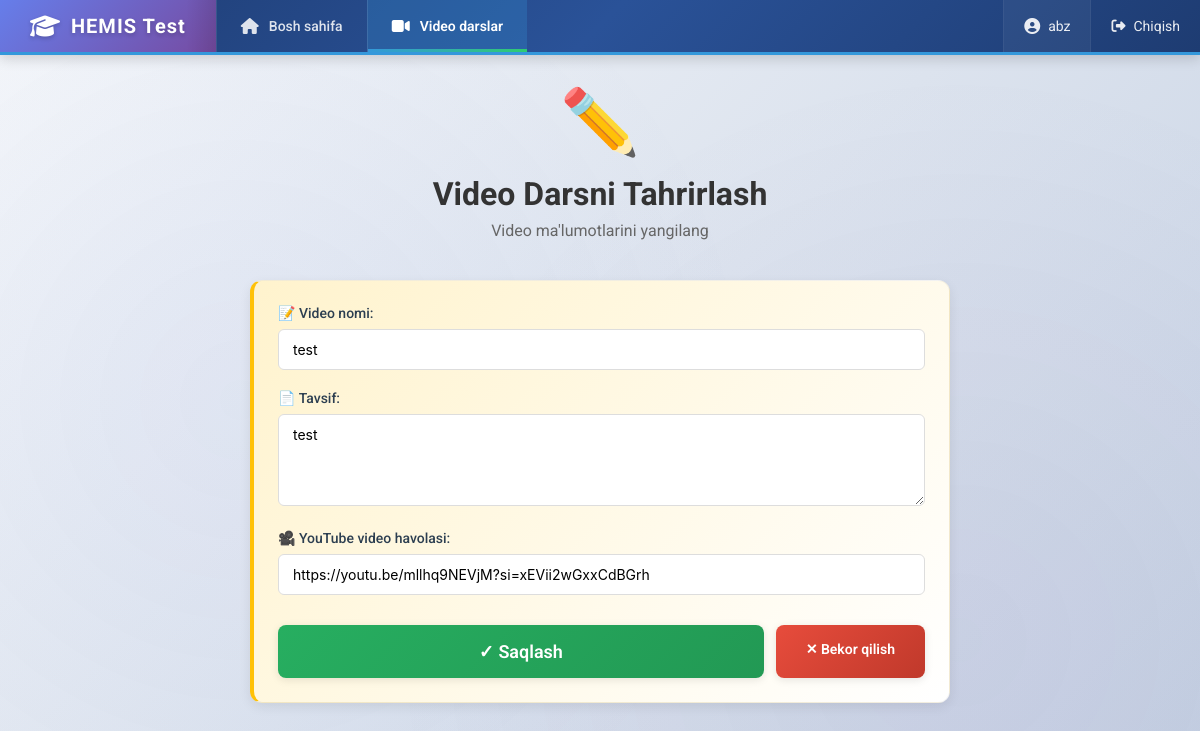
Screenshot of /edit-video/4/ (signed in) with the database file from the repository.
### main/models.py (models this page shows, shortened)
class VideoLesson(models.Model):
    teacher = models.ForeignKey(User, on_delete=models.CASCADE, related_name='video_lessons')
    title = models.CharField(max_length=200)
    description = models.TextField(blank=True)
    video_url = models.URLField(help_text="YouTube video havolasi")
    created_at = models.DateTimeField(auto_now_add=True)

### main/views.py (the view, shortened to what this page needs)
# urls.py: path('edit-video/<int:video_id>/', views.edit_video, name='edit_video'),
@login_required
def edit_video(request, video_id):
    video = get_object_or_404(VideoLesson, id=video_id, teacher=request.user)
    return render(request, 'edit_video.html', {'video': video})

### templates/edit_video.html (shortened to what this page needs)
{% extends 'base.html' %}
{% block content %}
<div style="max-width: 700px; margin: 0 auto;">
    <div style="text-align: center; margin-bottom: 40px;">
        <div style="font-size: 64px; margin-bottom: 15px;">✏️</div>
        <h2 style="color: #333; font-size: 32px; font-weight: 700; margin-bottom: 8px;">Video Darsni Tahrirlash</h2>
        <p style="color: #666; font-size: 16px;">Video ma'lumotlarini yangilang</p>
    </div>
    <div class="card" style="background: linear-gradient(135deg, #fff3cd 0%, #fff 100%); border-left: 4px solid #ffc107;">
        <form method="POST">
            <div class="form-group">
                <label>📝 Video nomi:</label>
                <input type="text" name="title" required value="{{ video.title }}">
            </div>
            <div class="form-group">
                <label>📄 Tavsif:</label>
                <textarea name="description" rows="4">{{ video.description }}</textarea>
            </div>
            <div class="form-group">
                <label>🎥 YouTube video havolasi:</label>
                <input type="url" name="video_url" required value="{{ video.video_url }}">
            </div>
            <div style="display: flex; gap: 12px; margin-top: 30px;">
                <button type="submit" class="btn btn-success" style="flex: 1; font-size: 18px; padding: 16px;">
                    ✓ Saqlash
                </button>
                <a href="{% url 'video_lessons' %}" class="btn btn-danger" style="padding: 16px 30px;">
                    ✕ Bekor qilish
                </a>
            </div>
        </form>
    </div>
</div>
{% endblock %}

### templates/base.html (shortened to what this page needs)
<!DOCTYPE html>
<html lang="uz">
<head>
    <link rel="stylesheet" href="https://cdnjs.cloudflare.com/ajax/libs/font-awesome/6.4.0/css/all.min.css">
</head>
<body>
    {% if user.is_authenticated %}
    <nav class="navbar">
        <div class="navbar-container">
            <div class="navbar-brand">
                <h1><i class="fas fa-graduation-cap"></i> HEMIS Test</h1>
            </div>
            <div class="navbar-menu">
                <a href="{% url 'dashboard' %}" class="{% if request.resolver_match.url_name == 'dashboard' %}active{% endif %}">
                    <i class="fas fa-home"></i> Bosh sahifa
                </a>
                <a href="{% url 'video_lessons' %}" class="{% if 'video' in request.path %}active{% endif %}">
                    <i class="fas fa-video"></i> Video darslar
                </a>
            </div>
            <div class="navbar-right">
                <span class="navbar-user">
                    <i class="fas fa-user-circle"></i>
                    {{ user.username }}
                </span>
                <a href="{% url 'logout' %}" class="navbar-logout">
                    <i class="fas fa-sign-out-alt"></i> Chiqish
                </a>
            </div>
        </div>
    </nav>
    {% endif %}
    <div class="container">
        {% block content %}
        {% endblock %}
    </div>
</body>
</html>

### templates/base.html (style rules this page uses)
* { margin: 0; padding: 0; box-sizing: border-box; }
body { font-family: 'Roboto', -apple-system, BlinkMacSystemFont, sans-serif; background: linear-gradient(135deg, #f5f7fa 0%, #c3cfe2 100%); min-height: 100vh; position: relative; }
body::before { content: ''; position: fixed; top: 0; left: 0; right: 0; bottom: 0; background: radial-gradient(circle at 20% 50%, rgba(102, 126, 234, 0.05) 0%, transparent 50%), radial-gradient(circle at 80% 80%, rgba(118, 75, 162, 0.05) 0%, transparent 50%); pointer-events: none; z-index: 0; }
.navbar { background: linear-gradient(135deg, #1e3c72 0%, #2a5298 50%, #1e3c72 100%); box-shadow: 0 4px 12px rgba(0,0,0,0.15); position: sticky; top: 0; z-index: 1000; border-bottom: 3px solid #3498db; }
.navbar-container { max-width: 1400px; margin: 0 auto; display: flex; justify-content: space-between; align-items: stretch; padding: 0; }
.navbar-brand { display: flex; align-items: center; padding: 0 30px; background: linear-gradient(135deg, #667eea 0%, #764ba2 100%); position: relative; }
.navbar-brand::after { content: ''; position: absolute; right: 0; top: 0; bottom: 0; width: 30px; background: linear-gradient(to right, transparent, rgba(0,0,0,0.1)); }
.navbar-brand h1 { color: white; font-size: 20px; font-weight: 700; letter-spacing: 1px; text-shadow: 0 2px 4px rgba(0,0,0,0.2); display: flex; align-items: center; gap: 10px; }
.navbar-brand h1 i { font-size: 24px; animation: pulse 2s infinite; }
.navbar-menu { display: flex; align-items: stretch; flex: 1; }
.navbar-menu a { color: rgba(255,255,255,0.85); text-decoration: none; padding: 18px 24px; transition: all 0.3s; font-size: 14px; font-weight: 500; border-left: 1px solid rgba(255,255,255,0.1); display: flex; align-items: center; gap: 10px; position: relative; }
.navbar-menu a::before { content: ''; position: absolute; bottom: 0; left: 0; right: 0; height: 3px; background: linear-gradient(90deg, #3498db, #2ecc71); transform: scaleX(0); transition: transform 0.3s; }
.navbar-menu a.active { background: rgba(52, 152, 219, 0.25); color: white; font-weight: 600; }
.navbar-menu a.active::before { transform: scaleX(1); }
.navbar-menu a i { font-size: 16px; }
.navbar-right { display: flex; align-items: stretch; border-left: 1px solid rgba(255,255,255,0.1); }
.navbar-user { color: rgba(255,255,255,0.9); padding: 18px 20px; font-size: 14px; font-weight: 400; display: flex; align-items: center; gap: 8px; background: rgba(255,255,255,0.05); }
.navbar-user i { font-size: 16px; }
.navbar-logout { color: rgba(255,255,255,0.9); text-decoration: none; padding: 18px 20px; transition: all 0.2s; font-size: 14px; display: flex; align-items: center; gap: 8px; border-left: 1px solid rgba(255,255,255,0.1); }
.container { max-width: 1400px; margin: 0 auto; padding: 30px; position: relative; z-index: 1; }
.btn { padding: 11px 24px; border: none; border-radius: 8px; cursor: pointer; font-size: 14px; font-weight: 600; transition: all 0.3s; text-decoration: none; display: inline-block; font-family: 'Roboto', sans-serif; position: relative; overflow: hidden; box-shadow: 0 2px 8px rgba(0,0,0,0.1); }
.btn::before { content: ''; position: absolute; top: 50%; left: 50%; width: 0; height: 0; border-radius: 50%; background: rgba(255,255,255,0.3); transform: translate(-50%, -50%); transition: width 0.6s, height 0.6s; }
.btn-success { background: linear-gradient(135deg, #27ae60, #229954); color: white; }
.btn-danger { background: linear-gradient(135deg, #e74c3c, #c0392b); color: white; }
.form-group { margin-bottom: 20px; }
.form-group label { display: block; margin-bottom: 8px; font-weight: 500; color: #2c3e50; font-size: 14px; }
.form-group input, .form-group textarea, .form-group select { width: 100%; padding: 11px 14px; border: 1.5px solid #ddd; border-radius: 6px; font-size: 14px; font-family: 'Inter', sans-serif; transition: all 0.3s; background: white; }
.card { background: white; border-radius: 12px; padding: 24px; box-shadow: 0 4px 12px rgba(0,0,0,0.08); margin-bottom: 20px; border: 1px solid rgba(0,0,0,0.05); transition: all 0.3s; position: relative; overflow: hidden; }
.card::before { content: ''; position: absolute; top: 0; left: 0; right: 0; height: 4px; background: linear-gradient(90deg, #667eea, #764ba2, #f093fb); transform: scaleX(0); transition: transform 0.3s; }

### rows the page displays
VideoLesson: title "test", description "test", video_url "https://youtu.be/mllhq9NEVjM?si=xEVii2wGxxCdBGrh"

### other values shown
{{ user.username }} "abz"
